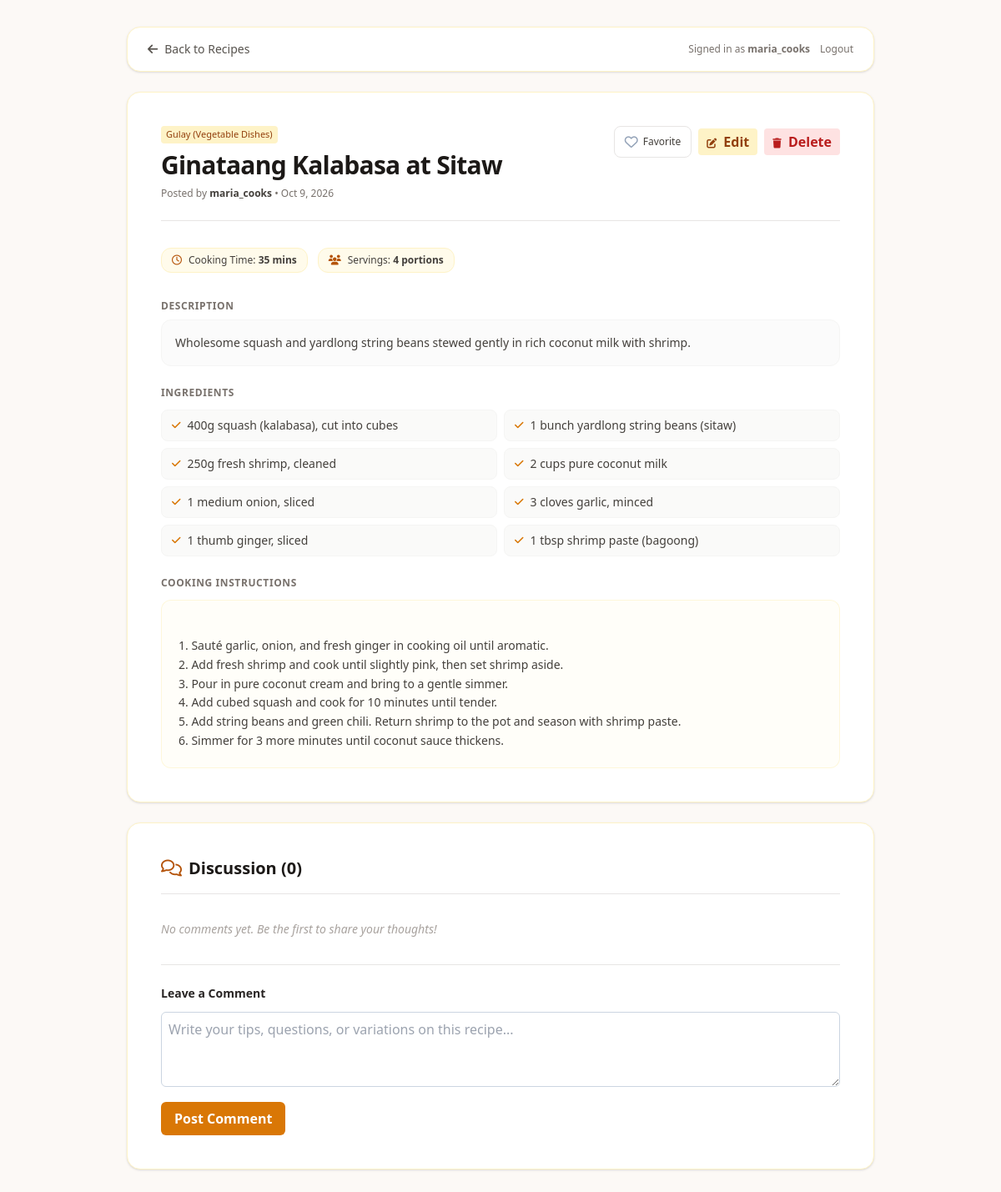
The app's page /recipes/view.php?id=3 (signed in) with its own data.
### tables this page shows
CREATE TABLE `recipes` (
  `id` int(11) NOT NULL AUTO_INCREMENT,
  `user_id` int(11) NOT NULL,
  `category_id` int(11) NOT NULL,
  `title` varchar(150) NOT NULL,
  `description` varchar(300) NOT NULL,
  `instructions` text NOT NULL,
  `cooking_time_mins` int(11) DEFAULT 30,
  `servings` int(11) DEFAULT 4,
  `is_edited` tinyint(1) DEFAULT 0,
  `created_at` timestamp NOT NULL DEFAULT current_timestamp(),
  `updated_at` timestamp NOT NULL DEFAULT current_timestamp() ON UPDATE current_timestamp(),
  PRIMARY KEY (`id`),
  KEY `fk_recipes_user` (`user_id`),
  KEY `fk_recipes_category` (`category_id`),
  CONSTRAINT `fk_recipes_category` FOREIGN KEY (`category_id`) REFERENCES `categories` (`id`),
  CONSTRAINT `fk_recipes_user` FOREIGN KEY (`user_id`) REFERENCES `users` (`id`) ON DELETE CASCADE
);

CREATE TABLE `categories` (
  `id` int(11) NOT NULL AUTO_INCREMENT,
  `name` varchar(50) NOT NULL,
  `description` varchar(255) DEFAULT NULL,
  PRIMARY KEY (`id`),
  UNIQUE KEY `name` (`name`)
);

CREATE TABLE `users` (
  `id` int(11) NOT NULL AUTO_INCREMENT,
  `username` varchar(50) NOT NULL,
  `email` varchar(100) NOT NULL,
  `password` varchar(255) NOT NULL,
  `created_at` timestamp NOT NULL DEFAULT current_timestamp(),
  PRIMARY KEY (`id`),
  UNIQUE KEY `username` (`username`),
  UNIQUE KEY `email` (`email`)
);

CREATE TABLE `ingredients` (
  `id` int(11) NOT NULL AUTO_INCREMENT,
  `recipe_id` int(11) NOT NULL,
  `item` varchar(150) NOT NULL,
  PRIMARY KEY (`id`),
  KEY `fk_ingredients_recipe` (`recipe_id`),
  CONSTRAINT `fk_ingredients_recipe` FOREIGN KEY (`recipe_id`) REFERENCES `recipes` (`id`) ON DELETE CASCADE
);

### classes/Recipe.php (called while the page is built, shortened)
<?php
class Recipe {
    private PDO $pdo;
    public function __construct(?PDO $pdo = null) {
        if ($pdo !== null) {
            $this->pdo = $pdo;
        } else {
            require_once __DIR__ . '/../config/db.php';
            $this->pdo = $GLOBALS['pdo'] ?? ($pdo ?? null);
        }
    }
    public function getById(int $id): ?array {
        $sql = "SELECT r.*, u.username, c.name AS category_name
                FROM recipes r
                JOIN users u ON r.user_id = u.id
                JOIN categories c ON r.category_id = c.id
                WHERE r.id = ?";
        $stmt = $this->pdo->prepare($sql);
        $stmt->execute([$id]);
        $recipe = $stmt->fetch();
        return $recipe ?: null;
    }
    public function getIngredients(int $recipeId): array {
        $stmt = $this->pdo->prepare("SELECT * FROM ingredients WHERE recipe_id = ? ORDER BY id ASC");
        $stmt->execute([$recipeId]);
        return $stmt->fetchAll();
    }
}

### classes/Favorite.php (called while the page is built, shortened)
<?php
class Favorite {
    private PDO $pdo;
    public function __construct(?PDO $pdo = null) {
        if ($pdo !== null) {
            $this->pdo = $pdo;
        } else {
            require_once __DIR__ . '/../config/db.php';
            $this->pdo = $GLOBALS['pdo'] ?? ($pdo ?? null);
        }
    }
    public function isFavorited(int $userId, int $recipeId): bool {
        $stmt = $this->pdo->prepare("SELECT id FROM favorites WHERE user_id = ? AND recipe_id = ?");
        $stmt->execute([$userId, $recipeId]);
        return (bool)$stmt->fetch();
    }
}

### classes/Comment.php (called while the page is built, shortened)
<?php
class Comment {
    private PDO $pdo;
    public function __construct(?PDO $pdo = null) {
        if ($pdo !== null) {
            $this->pdo = $pdo;
        } else {
            require_once __DIR__ . '/../config/db.php';
            $this->pdo = $GLOBALS['pdo'] ?? ($pdo ?? null);
        }
    }
    public function getByRecipe(int $recipeId): array {
        $sql = "SELECT c.*, u.username
                FROM comments c
                JOIN users u ON c.user_id = u.id
                WHERE c.recipe_id = ?
                ORDER BY c.created_at ASC";
        $stmt = $this->pdo->prepare($sql);
        $stmt->execute([$recipeId]);
        return $stmt->fetchAll();
    }
}

### recipes/view.php (the view, shortened to what this page needs)
<?php
require_once __DIR__ . '/../classes/Recipe.php';
require_once __DIR__ . '/../classes/Favorite.php';
require_once __DIR__ . '/../classes/Comment.php';
$recipeId = isset($_GET['id']) ? (int)$_GET['id'] : 0;
$recipeModel = new Recipe();
$recipe = $recipeModel->getById($recipeId);
$userId = (int)$_SESSION['user_id'];
$isOwner = ((int)$recipe['user_id'] === $userId);
$ingredients   = $recipeModel->getIngredients($recipeId);
$favoriteModel = new Favorite();
$isFavorited   = $favoriteModel->isFavorited($userId, $recipeId);
$commentModel  = new Comment();
$comments      = $commentModel->getByRecipe($recipeId);
?>
<!DOCTYPE html>
<html lang="en">
<head>
    <script src="https://cdn.tailwindcss.com"></script>
    <link rel="stylesheet" href="../assets/css/tailwind.min.css">
    <link rel="stylesheet" href="../assets/fontawesome/css/all.min.css">
</head>
<body class="bg-[#fcf9f6] min-h-screen text-stone-800 antialiased p-4 sm:p-8">
    <div class="max-w-4xl mx-auto space-y-6">
        <div class="flex items-center justify-between bg-white px-6 py-4 rounded-2xl shadow-sm border border-amber-100">
            <a href="../index.php" class="inline-flex items-center gap-2 text-sm text-stone-600 hover:text-amber-800 font-medium transition">
                <i class="fa-solid fa-arrow-left"></i>
                <span>Back to Recipes</span>
            </a>
            <div class="flex items-center gap-3">
                <span class="text-xs text-stone-500 hidden sm:inline">Signed in as <strong><?= htmlspecialchars($_SESSION['username'] ?? '') ?></strong></span>
                <a href="../auth/logout.php" class="text-xs text-stone-500 hover:text-red-600">Logout</a>
            </div>
        </div>
        <article class="bg-white p-6 sm:p-10 rounded-2xl shadow-sm border border-amber-100 space-y-6">
            <div class="flex flex-col sm:flex-row sm:items-start justify-between gap-4 pb-6 border-b border-stone-200">
                <div class="space-y-2">
                    <div class="flex flex-wrap items-center gap-2">
                        <span style="background-color: #fef3c7; color: #92400e; font-size: 11px; padding: 2px 6px; border-radius: 4px;">
                            <?= htmlspecialchars($recipe['category_name']) ?>
                        </span>
                    </div>
                    <h1 class="text-3xl font-extrabold text-stone-900 tracking-tight">
                        <?= htmlspecialchars($recipe['title']) ?>
                    </h1>
                    <p class="text-xs text-stone-500">
                        Posted by <strong class="text-stone-700"><?= htmlspecialchars($recipe['username']) ?></strong>
                        &bull; <?= htmlspecialchars(date('M j, Y', strtotime($recipe['created_at']))) ?>
                    </p>
                </div>
                <div class="flex items-center gap-2 shrink-0">
                    <button type="button"
                            class="fav-btn flex items-center gap-1.5 px-3 py-1.5 rounded-lg border border-stone-200 hover:bg-stone-50 transition cursor-pointer"
                            data-recipe-id="<?= htmlspecialchars((string)$recipe['id']) ?>"
                            title="Toggle Favorite">
                        <i class="<?= $isFavorited ? 'fa-solid text-red-500' : 'fa-regular text-stone-400' ?> fa-heart text-base"
                           style="color: <?= $isFavorited ? '#ef4444' : '#94a3b8' ?>;"></i>
                        <span class="fav-text text-xs font-medium text-stone-700">
                            <?= $isFavorited ? 'Favorited' : 'Favorite' ?>
                        </span>
                    </button>
                    <?php if ($isOwner): ?>
                        <a href="edit.php?id=<?= htmlspecialchars((string)$recipe['id']) ?>"
                           style="background-color: #fef3c7; color: #92400e; padding: 4px 10px; border-radius: 4px; font-weight: 600; text-decoration: none;">
                            <i class="fa-solid fa-pen-to-square text-xs mr-1"></i> Edit
                        </a>
                        <form method="POST" action="delete.php" class="inline" onsubmit="return confirm('Are you sure you want to permanently delete this recipe?');">
                            <button type="submit" style="background-color: #fee2e2; color: #b91c1c; padding: 4px 10px; border-radius: 4px; font-weight: 600; border: none; cursor: pointer;">
                                <i class="fa-solid fa-trash text-xs mr-1"></i> Delete
                            </button>
                        </form>
                    <?php endif; ?>
                </div>
            </div>
            <div class="flex flex-wrap gap-3 py-2">
                <div class="flex items-center gap-2 px-3 py-1.5 rounded-xl bg-amber-50 border border-amber-100 text-stone-700 text-xs">
                    <i class="fa-regular fa-clock text-amber-700"></i>
                    <span>Cooking Time: <strong><?= htmlspecialchars((string)$recipe['cooking_time_mins']) ?> mins</strong></span>
                </div>
                <div class="flex items-center gap-2 px-3 py-1.5 rounded-xl bg-amber-50 border border-amber-100 text-stone-700 text-xs">
                    <i class="fa-solid fa-users text-amber-700"></i>
                    <span>Servings: <strong><?= htmlspecialchars((string)$recipe['servings']) ?> portions</strong></span>
                </div>
            </div>
            <div>
                <h2 class="text-xs font-bold uppercase tracking-wider text-stone-500 mb-2">Description</h2>
                <p class="text-stone-700 leading-relaxed text-sm bg-stone-50/70 p-4 rounded-xl border border-stone-100">
                    <?= nl2br(htmlspecialchars($recipe['description'])) ?>
                </p>
            </div>
            <div>
                <h2 class="text-xs font-bold uppercase tracking-wider text-stone-500 mb-3">Ingredients</h2>
                <?php if (empty($ingredients)): ?>
                    <p class="text-sm text-stone-400 italic">No ingredients listed.</p>
                <?php else: ?>
                    <ul class="grid grid-cols-1 sm:grid-cols-2 gap-2 text-sm text-stone-700">
                        <?php foreach ($ingredients as $ing): ?>
                            <li class="flex items-center gap-2 bg-stone-50 px-3 py-2 rounded-lg border border-stone-100">
                                <i class="fa-solid fa-check text-xs text-amber-600"></i>
                                <span><?= htmlspecialchars($ing['item']) ?></span>
                            </li>
                        <?php endforeach; ?>
                    </ul>
                <?php endif; ?>
            </div>
            <div>
                <h2 class="text-xs font-bold uppercase tracking-wider text-stone-500 mb-3">Cooking Instructions</h2>
                <div class="prose max-w-none text-stone-700 text-sm leading-relaxed whitespace-pre-line bg-amber-50/30 p-5 rounded-xl border border-amber-100/60 font-sans">
                    <?= htmlspecialchars($recipe['instructions']) ?>
                </div>
            </div>
        </article>
        <section class="bg-white p-6 sm:p-10 rounded-2xl shadow-sm border border-amber-100 space-y-6">
            <div class="flex items-center justify-between pb-4 border-b border-stone-200">
                <h2 class="text-xl font-bold text-stone-900 flex items-center gap-2">
                    <i class="fa-regular fa-comments text-amber-700"></i>
                    <span>Discussion (<?= count($comments) ?>)</span>
                </h2>
            </div>
            <div class="space-y-4">
                <?php if (empty($comments)): ?>
                    <p class="text-sm text-stone-400 italic py-2">No comments yet. Be the first to share your thoughts!</p>
                <?php endif; ?>
            </div>
            <div class="pt-6 border-t border-stone-200">
                <h3 class="text-sm font-bold text-stone-800 mb-3">Leave a Comment</h3>
                <form method="POST" action="../comments/create.php" class="space-y-3">
                    <div>
                        <textarea name="content" rows="3" required placeholder="Write your tips, questions, or variations on this recipe..." style="border: 1px solid #cbd5e1; background-color: #ffffff; color: #1e293b; padding: 8px; border-radius: 6px; width: 100%;"></textarea>
                    </div>
                    <button type="submit" style="background-color: #d97706; color: #ffffff; padding: 8px 16px; border-radius: 6px; font-weight: bold; text-decoration: none; border: none; cursor: pointer;">
                        Post Comment
                    </button>
                </form>
            </div>
        </section>
    </div>
</body>
</html>

### records on screen
recipes: category.name "Gulay (Vegetable Dishes)", title "Ginataang Kalabasa at Sitaw", user.username "maria_cooks", created_at "Oct 9, 2026", cooking_time_mins "35", servings "4", description "Wholesome squash and yardlong string beans stewed gently in rich coconut milk with shrimp.", instructions "1. Sauté garlic, onion, and fresh ginger in cooking oil until aromatic. 2. Add fresh shrimp and cook until slightly pink, then set shrimp aside. 3. Pour in pure coconut cream and bring to a gentle simmer. 4. Add cubed squash and cook for 10 minutes until tender. 5. Add string beans and green chili. Return shrimp to the pot and season with shrimp paste. 6. Simmer for 3 more minutes until coconut sauce thickens."
ingredients: item "400g squash (kalabasa), cut into cubes"
ingredients: item "1 bunch yardlong string beans (sitaw)"
ingredients: item "250g fresh shrimp, cleaned"
ingredients: item "2 cups pure coconut milk"
ingredients: item "1 medium onion, sliced"
ingredients: item "3 cloves garlic, minced"
ingredients: item "1 thumb ginger, sliced"
ingredients: item "1 tbsp shrimp paste (bagoong)"

### other values on screen
$_SESSION['username'] "maria_cooks"
count($comments) "0"
